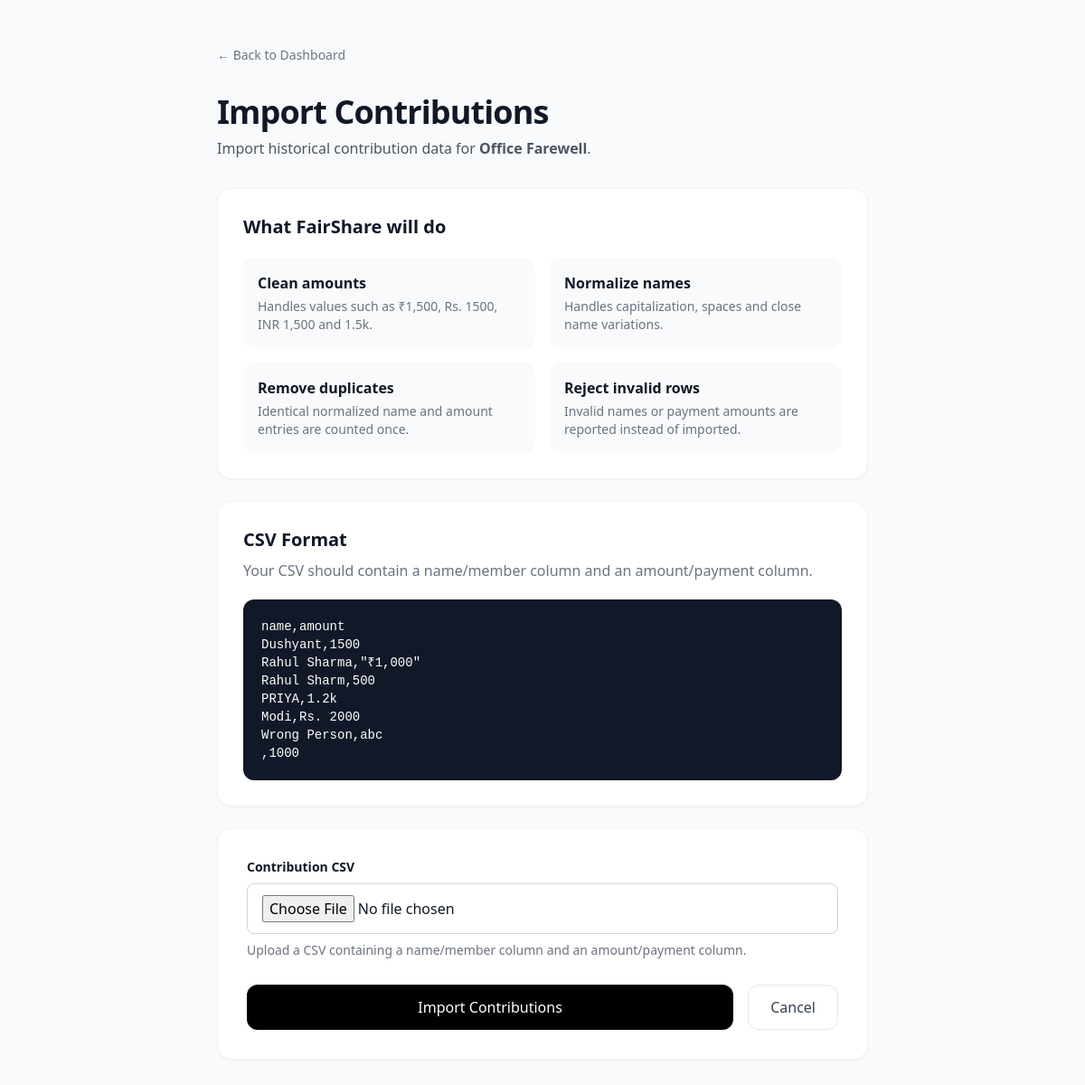
/import/, run on an earlier commit of the app's database.
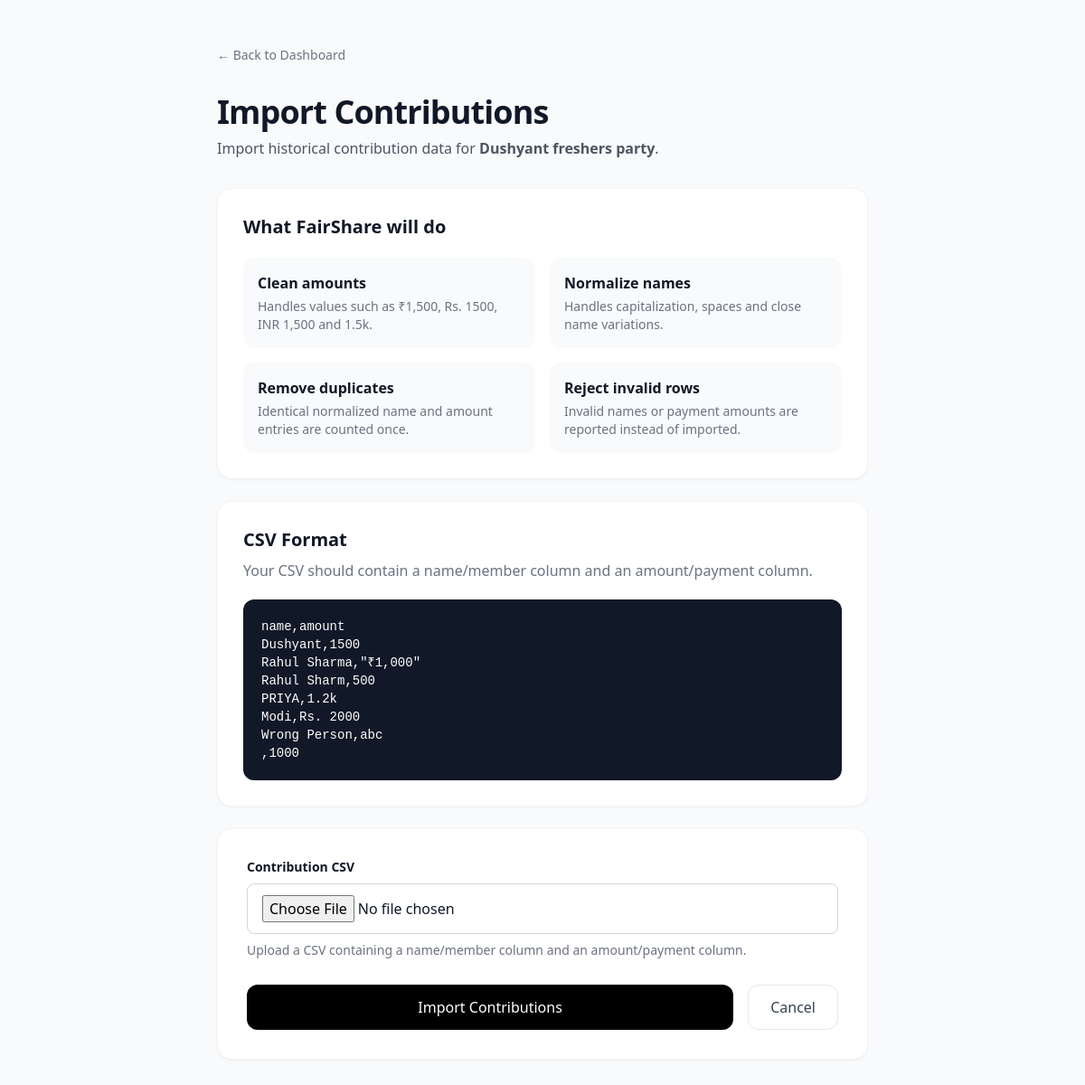
And on a later commit of the database.
### pool/models.py (models this page shows, shortened)
class Pool(models.Model):
    name = models.CharField(max_length=200)
    target_amount = models.DecimalField(
        max_digits=10,
        decimal_places=2
    )
    created_at = models.DateTimeField(auto_now_add=True)

### pool/views.py (the view)
def import_contributions_view(request):
    pool = get_active_pool(request)
    if not pool:
        return redirect("create_pool")
    if request.method == "POST":
        form = ContributionImportForm(request.POST, request.FILES)
        if form.is_valid():
            try:
                report = import_contributions(
                    pool,
                    form.cleaned_data["file"],
                )
                return render(
                    request,
                    "pool/import_report.html",
                    {
                        "pool": pool,
                        "report": report,
                    },
                )
            except (ValueError, UnicodeDecodeError) as error:
                form.add_error(
                    "file",
                    str(error),
                )
    else:
        form = ContributionImportForm()
    return render(
        request,
        "pool/import_contributions.html",
        {
            "form": form,
            "pool": pool,
        },
    )

### pool/forms.py (shortened to what this page needs)
class ContributionImportForm(forms.Form):
    file = forms.FileField(
        label="Contribution CSV",
        help_text="Upload a CSV containing a name/member column and an amount/payment column.",
        widget=forms.ClearableFileInput(
            attrs={
                "class": (
                    "w-full border border-gray-300 rounded-lg "
                    "px-4 py-3 bg-white"
                ),
                "accept": ".csv,text/csv",
            }
        ),
    )

### pool/views.py (called while the page is built)
def get_active_pool(request):
    pool_id = request.session.get("active_pool_id")
    if pool_id:
        pool = Pool.objects.filter(id=pool_id).first()
        if pool:
            return pool
    return Pool.objects.order_by("-created_at").first()

### templates/pool/import_contributions.html (shortened to what this page needs)
<!DOCTYPE html>
<html lang="en">
<head>
    <script src="https://cdn.tailwindcss.com"></script>
</head>
<body class="bg-gray-50 text-gray-900">
<div class="max-w-3xl mx-auto px-6 py-12">
    <a
        href="{% url 'dashboard' %}"
        class="text-gray-500 hover:text-gray-900 text-sm"
    >
        ← Back to Dashboard
    </a>
    <div class="mt-8 mb-8">
        <h1 class="text-4xl font-bold tracking-tight">
            Import Contributions
        </h1>
        <p class="text-gray-600 mt-2">
            Import historical contribution data for
            <strong>{{ pool.name }}</strong>.
        </p>
    </div>
    <div class="bg-white rounded-2xl border border-gray-100 shadow-sm p-7 mb-6">
        <h2 class="text-xl font-bold">
            What FairShare will do
        </h2>
        <div class="grid grid-cols-1 md:grid-cols-2 gap-4 mt-5">
            <div class="bg-gray-50 rounded-xl p-4">
                <p class="font-semibold">
                    Clean amounts
                </p>
                <p class="text-sm text-gray-500 mt-1">
                    Handles values such as ₹1,500, Rs. 1500,
                    INR 1,500 and 1.5k.
                </p>
            </div>
            <div class="bg-gray-50 rounded-xl p-4">
                <p class="font-semibold">
                    Normalize names
                </p>
                <p class="text-sm text-gray-500 mt-1">
                    Handles capitalization, spaces and
                    close name variations.
                </p>
            </div>
            <div class="bg-gray-50 rounded-xl p-4">
                <p class="font-semibold">
                    Remove duplicates
                </p>
                <p class="text-sm text-gray-500 mt-1">
                    Identical normalized name and amount
                    entries are counted once.
                </p>
            </div>
            <div class="bg-gray-50 rounded-xl p-4">
                <p class="font-semibold">
                    Reject invalid rows
                </p>
                <p class="text-sm text-gray-500 mt-1">
                    Invalid names or payment amounts are
                    reported instead of imported.
                </p>
            </div>
        </div>
    </div>
    <div class="bg-white rounded-2xl border border-gray-100 shadow-sm p-7 mb-6">
        <h2 class="text-xl font-bold">
            CSV Format
        </h2>
        <p class="text-gray-500 mt-2">
            Your CSV should contain a name/member column
            and an amount/payment column.
        </p>
        <div class="bg-gray-900 text-white rounded-xl p-5 mt-5 overflow-x-auto">
            <pre class="text-sm">name,amount
Dushyant,1500
Rahul Sharma,"₹1,000"
Rahul Sharm,500
PRIYA,1.2k
Modi,Rs. 2000
Wrong Person,abc
,1000</pre>
        </div>
    </div>
    <div class="bg-white rounded-2xl border border-gray-100 shadow-sm p-8">
        <form
            method="POST"
            enctype="multipart/form-data"
        >
            <label
                for="{{ form.file.id_for_label }}"
                class="block text-sm font-semibold mb-2"
            >
                Contribution CSV
            </label>
            {{ form.file }}
            {% if form.file.help_text %}
                <p class="text-gray-500 text-sm mt-2">
                    {{ form.file.help_text }}
                </p>
            {% endif %}
            <div class="flex gap-4 mt-7">
                <button
                    type="submit"
                    class="flex-1 bg-black text-white px-6 py-3 rounded-xl font-medium hover:bg-gray-800 transition"
                >
                    Import Contributions
                </button>
                <a
                    href="{% url 'dashboard' %}"
                    class="px-6 py-3 rounded-xl border border-gray-200 font-medium text-gray-700 hover:bg-gray-50 transition"
                >
                    Cancel
                </a>
            </div>
        </form>
    </div>
</div>
</body>
</html>

What changed in the data, as far as the page shows it:
no longer on this page (row unchanged): Pool: name "Office Farewell"
added Pool: name "Dushyant freshers party"
